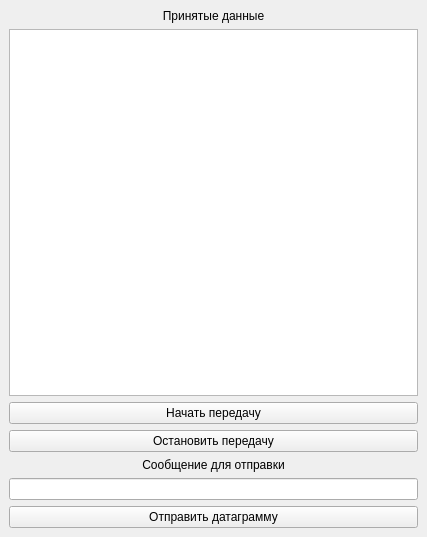
<?xml version="1.0" encoding="UTF-8"?>
<ui version="4.0">
 <class>MainWindow</class>
 <widget class="QMainWindow" name="MainWindow">
  <property name="geometry">
   <rect>
    <x>0</x>
    <y>0</y>
    <width>427</width>
    <height>537</height>
   </rect>
  </property>
  <property name="windowTitle">
   <string>MainWindow</string>
  </property>
  <widget class="QWidget" name="centralwidget">
   <layout class="QVBoxLayout" name="verticalLayout">
    <item>
     <widget class="QLabel" name="lb_receiveData">
      <property name="text">
       <string>Принятые данные</string>
      </property>
      <property name="alignment">
       <set>Qt::AlignCenter</set>
      </property>
     </widget>
    </item>
    <item>
     <widget class="QTextEdit" name="te_result"/>
    </item>
    <item>
     <widget class="QPushButton" name="pb_start">
      <property name="text">
       <string>Начать передачу</string>
      </property>
     </widget>
    </item>
    <item>
     <widget class="QPushButton" name="pb_stop">
      <property name="text">
       <string>Остановить передачу</string>
      </property>
     </widget>
    </item>
    <item>
     <widget class="QLabel" name="label">
      <property name="text">
       <string>Сообщение для отправки</string>
      </property>
      <property name="alignment">
       <set>Qt::AlignCenter</set>
      </property>
     </widget>
    </item>
    <item>
     <widget class="QLineEdit" name="lE_Text"/>
    </item>
    <item>
     <widget class="QPushButton" name="pb_send_text">
      <property name="text">
       <string>Отправить датаграмму</string>
      </property>
     </widget>
    </item>
   </layout>
  </widget>
 </widget>
 <resources/>
 <connections/>
</ui>
